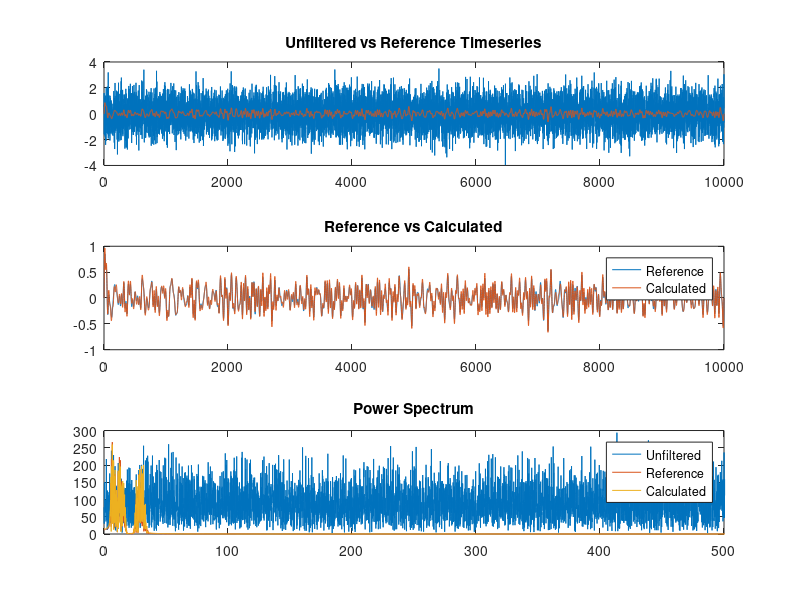
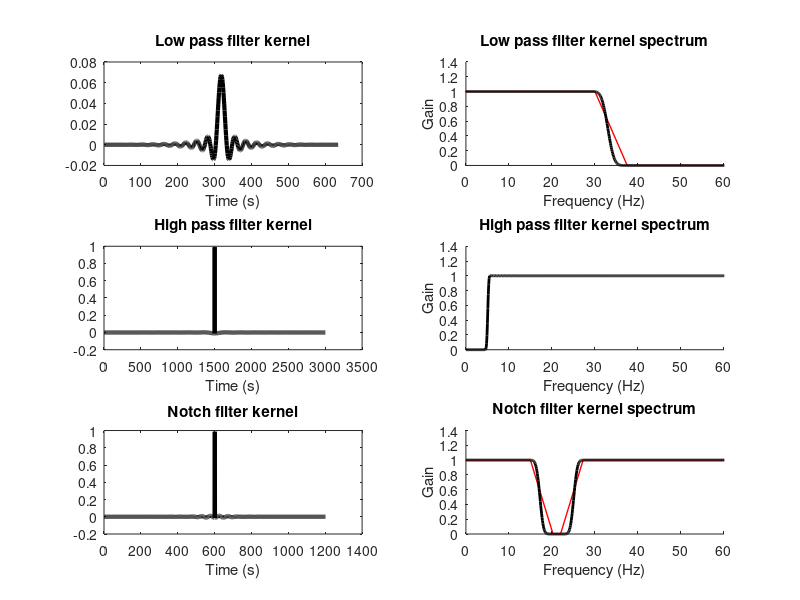

Reproduce these figures in MATLAB, in order.
% Coding challenge to implement filter on x to match Professors output in y

% Load and plot source signal and target output to match
load filtering_codeChallenge.mat;

time = 1:length(x);
npnts = length(time);
hz = linspace(0,fs,length(time));

% create figures
figTimeSeries = figure(1);
set(figTimeSeries, 'name','Time Series');
clf(figTimeSeries);

figFilterKernels = figure(2);
set(figFilterKernels,'name','Filter Kernels');
clf(figFilterKernels);

figure(figTimeSeries);
subplot(3,1,1);
plot(time,x,time,y);
title('Unfiltered vs Reference Timeseries');

xPow = fft(x);
yPow = fft(y);


% Looking at the target result, it looks like three filters
% 1) A low pass filter with a cutoff around 35 hz (maybe a little earlier)
% 2) A high pass filter 5hz and above
% 3) A notch filter knocking out 17 to 24 hz


% First the low pass filter (code borrowed from sigprocMXC_lowpass.m)

fcutoff = 30;
transw  = .25;
order   = round( 19*fs/fcutoff );

shape   = [ 1 1 0 0 ];
frex    = [ 0 fcutoff fcutoff+fcutoff*transw fs/2 ] / (fs/2);

% filter kernel
lowpassFiltkern = firls(order,frex,shape);

% its power spectrum
lowpassFiltkernX = abs(fft(lowpassFiltkern,npnts)).^2;

figure(figFilterKernels);
subplot(321)
plot(lowpassFiltkern,'k','linew',3)
xlabel('Time (s)')
title('Low pass filter kernel')

subplot(322), hold on
plot(frex*fs/2,shape,'r','linew',1)
plot(hz,lowpassFiltkernX(1:length(hz)),'k','linew',2)
set(gca,'xlim',[0 60])
xlabel('Frequency (Hz)'), ylabel('Gain')
title('Low pass filter kernel spectrum')

xFilt = filtfilt(lowpassFiltkern,1,x);
xFiltPow = fft(xFilt);



% high pass 5hz and up

fcutoff = 5;
order   = round( 15*fs/fcutoff );

highPassKern = fir1(order,5/(fs/2),'high'); 
highPassKernX = abs(fft(highPassKern,npnts)).^2;

figure(figFilterKernels);
subplot(323)
plot(highPassKern,'k','linew',3)
xlabel('Time (s)')
title('High pass filter kernel')

subplot(324), hold on
plot(hz,highPassKernX(1:length(hz)),'k','linew',2)
set(gca,'xlim',[0 60])
xlabel('Frequency (Hz)'), ylabel('Gain')
title('High pass filter kernel spectrum')

xFiltHigh = filtfilt(highPassKern,1,xFilt);
xFiltHighPow = fft(xFiltHigh);

% Last up, notch filter

fcutoff = 15;
notchLen = 7;
transw  = .35;
order   = round( 18*fs/fcutoff );

shape   = [ 1 1 0 0 1 1 ];
fcutoffTransw = fcutoff+fcutoff*transw;
notchEnd = fcutoff+notchLen;
notchEndTransw = notchEnd+fcutoff*transw;
frex    = [ 0 fcutoff fcutoffTransw notchEnd notchEndTransw fs/2 ] / (fs/2);

% filter kernel
filtkernNotch = firls(order,frex,shape);

% its power spectrum
filtkernNotchX = abs(fft(filtkernNotch,npnts)).^2;

figure(figFilterKernels);
subplot(325)
plot(filtkernNotch,'k','linew',3)
xlabel('Time (s)')
title('Notch filter kernel')

subplot(326), hold on
plot(frex*fs/2,shape,'r','linew',1)
plot(hz,filtkernNotchX(1:length(hz)),'k','linew',2)
set(gca,'xlim',[0 60])
xlabel('Frequency (Hz)'), ylabel('Gain')
title('Notch filter kernel spectrum');

notchFiltHigh = filtfilt(filtkernNotch,1,xFiltHigh);
notchFiltHighPow = fft(notchFiltHigh);

figure(figTimeSeries);
subplot(3,1,2);
plot(time,y,time,notchFiltHigh);
title('Reference vs Calculated');
legend('Reference','Calculated');
subplot(3,1,3);
plot(hz,abs(xPow),hz,abs(yPow),hz,abs(notchFiltHighPow));
legend('Unfiltered','Reference','Calculated');
xlim([0 fs/2]);
title('Power Spectrum');